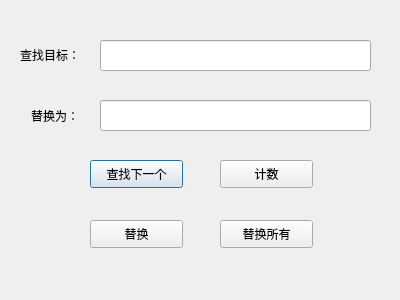
<?xml version="1.0" encoding="UTF-8"?>
<ui version="4.0">
 <class>Dialog</class>
 <widget class="QDialog" name="Dialog">
  <property name="geometry">
   <rect>
    <x>0</x>
    <y>0</y>
    <width>400</width>
    <height>300</height>
   </rect>
  </property>
  <property name="windowTitle">
   <string>查找/替换</string>
  </property>
  <widget class="QLabel" name="label">
   <property name="geometry">
    <rect>
     <x>20</x>
     <y>44</y>
     <width>72</width>
     <height>21</height>
    </rect>
   </property>
   <property name="text">
    <string>查找目标：</string>
   </property>
  </widget>
  <widget class="QLineEdit" name="lineEdit">
   <property name="geometry">
    <rect>
     <x>100</x>
     <y>40</y>
     <width>271</width>
     <height>31</height>
    </rect>
   </property>
  </widget>
  <widget class="QPushButton" name="pushButton">
   <property name="geometry">
    <rect>
     <x>90</x>
     <y>160</y>
     <width>93</width>
     <height>28</height>
    </rect>
   </property>
   <property name="text">
    <string>查找下一个</string>
   </property>
  </widget>
  <widget class="QPushButton" name="pushButton_2">
   <property name="geometry">
    <rect>
     <x>220</x>
     <y>160</y>
     <width>93</width>
     <height>28</height>
    </rect>
   </property>
   <property name="text">
    <string>计数</string>
   </property>
  </widget>
  <widget class="QPushButton" name="pushButton_3">
   <property name="geometry">
    <rect>
     <x>90</x>
     <y>220</y>
     <width>93</width>
     <height>28</height>
    </rect>
   </property>
   <property name="text">
    <string>替换</string>
   </property>
  </widget>
  <widget class="QPushButton" name="pushButton_4">
   <property name="geometry">
    <rect>
     <x>220</x>
     <y>220</y>
     <width>93</width>
     <height>28</height>
    </rect>
   </property>
   <property name="text">
    <string>替换所有</string>
   </property>
  </widget>
  <widget class="QLabel" name="label_2">
   <property name="geometry">
    <rect>
     <x>31</x>
     <y>100</y>
     <width>61</width>
     <height>31</height>
    </rect>
   </property>
   <property name="text">
    <string>替换为：</string>
   </property>
  </widget>
  <widget class="QLineEdit" name="lineEdit_2">
   <property name="geometry">
    <rect>
     <x>100</x>
     <y>100</y>
     <width>271</width>
     <height>31</height>
    </rect>
   </property>
  </widget>
  <widget class="QLabel" name="label_3">
   <property name="geometry">
    <rect>
     <x>320</x>
     <y>160</y>
     <width>72</width>
     <height>31</height>
    </rect>
   </property>
   <property name="text">
    <string/>
   </property>
  </widget>
 </widget>
 <resources/>
 <connections/>
</ui>
